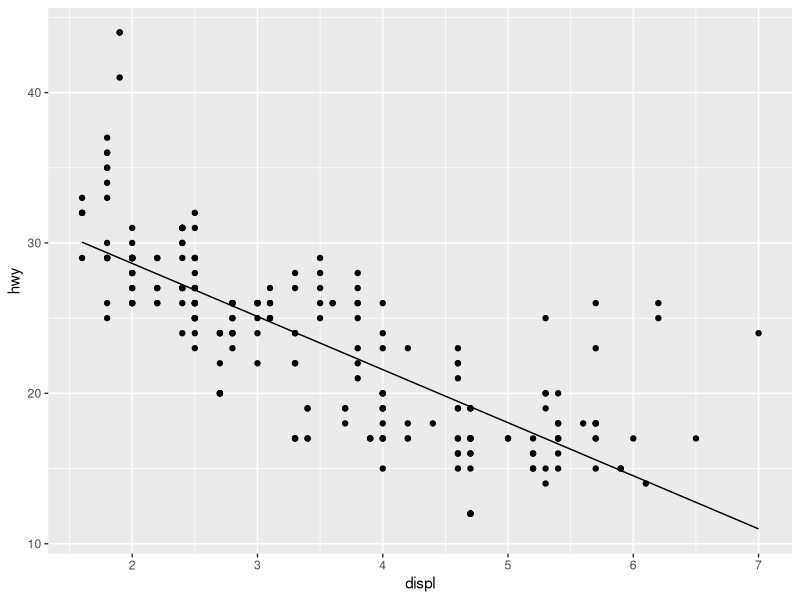

Here is the R script that generated this plot:
library(ggplot2)
library(grid)

StatLm <- ggproto("StatLm", Stat, 
                  required_aes = c("x", "y"),
                  
                  compute_group = function(data, scales) {
                    rng <- range(data$x, na.rm = TRUE)
                    grid <- data.frame(x = rng)
                    
                    mod <- lm(y ~ x, data = data)
                    grid$y <- predict(mod, newdata = grid)
                    
                    grid
                  }
)

stat_lm <- function(mapping = NULL, data = NULL, geom = "line",
                    position = "identity", na.rm = FALSE, show.legend = NA, 
                    inherit.aes = TRUE, ...) {
  layer(
    stat = StatLm, data = data, mapping = mapping, geom = geom, 
    position = position, show.legend = show.legend, inherit.aes = inherit.aes,
    params = list(na.rm = na.rm, ...)
  )
}

ggplot(mpg, aes(displ, hwy)) + 
  geom_point() + 
  stat_lm()